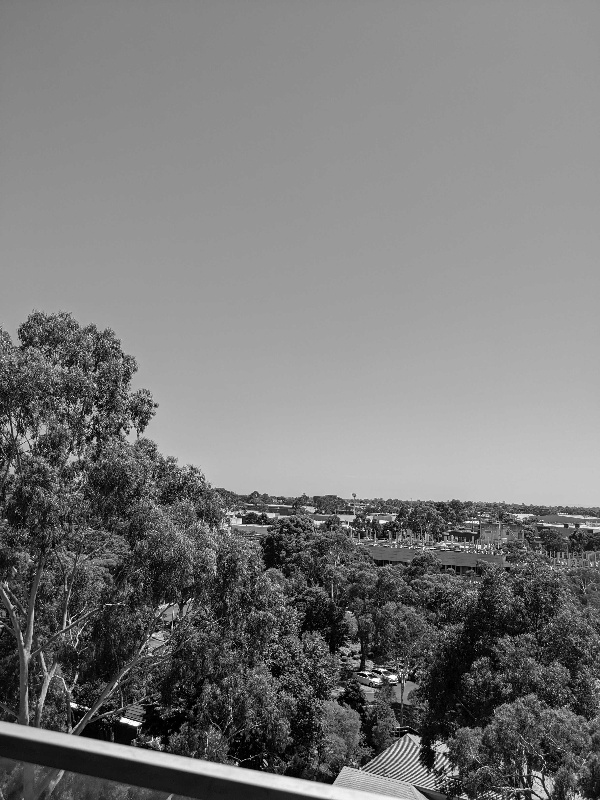
#> input picture Student pack/left.jpg, 600 x 800 px
$ jupyter execute --allow-errors Lab2_student_template_Parmis.ipynb
#> lines starting #> are read from the running program, lines starting #| are printed output that depends on the picture; after the words box and inside, x2 and y2 are one past the last pixel; in counts of white or black regions, pixels touching at a corner belong together
[cell 1]
import numpy as np
import cv2
from matplotlib import pyplot as plt

## Lab 2: Image Stitching with Homographies

In this lab, we will explore image stitching and panorama creation. You will use a homography to register two images together, and implement bilinear interpolation to help accomplish this. As part of the lab, you will also explore image enhancement strategies to improve the quality of image stitching at the seam (the join between two images) relying on your knowledge of image brightness and human perception of this. Collectively, tasks 1-5 will provide a final stitched image. In task 6, you will apply the same code written in tasks 1-5 to create a panorama image using your own photos.

* Task 1: Draw test points on the left image
* Task 2: Use a homography to find the location of these points in the right image
* Task 3: Bilinear interpolation of the right image pixels
* Task 4: Image stitching
* Task 5: Better blending
* Task 6: Now try your own!

### Academic integrity

Every lab submission will be screened for any collusion and/or plagiarism. Breaches of academic integrity will be investigated thoroughly and may result in a zero for the assessment along with interviews with the plagiarism officers at Monash University.

### Late submissions

The default late submission university penalty will apply.

### Lab Instructions and the Use of Generative AI

You may not use any built-in opencv functions for this lab, other than those used for loading/ saving an image, extracting and matching keypoints, and
computing homographies.
* You may use NumPy for array handling, and vectorizing your code (reducing
the number of for-loops) is encouraged.
* You should use Matplotlib to display images and any intermediate results.
* You may use generative AI.

### Grading
Each lab is worth 8%, and there are a number of sections and tasks with their own weighting. A task is only considered complete if you can demonstrate a working program and show an understanding of the underlying concepts. Note that later tasks should reuse code from earlier tasks.

Masks will be provided based on the correctness of the code, the quality of your results, comments indicating you understand your work, and a discussion of tasks provided at the end of the notebook.

# Task 1: Draw test points on the left image

Draw the following points on the left image as red crosses. Display the resulting image.

{446 , 499, 1}, {383, 590, 1}, {296 , 499, 1}, {282, 511, 1}, {401 , 508, 1}

Recall from lectures that these 3-element homogeneous coordinates can be transformed to 2D image pixel coordinates by dividing the first and second elements by the third (needed for later tasks).

[cell 2]
# Load the left and right images
left = cv2.imread('left.jpg', cv2.IMREAD_GRAYSCALE)
#> left is the input picture: shape (800, 600); min 0, max 255, mean 120.6
right = cv2.imread('right.jpg', cv2.IMREAD_GRAYSCALE)
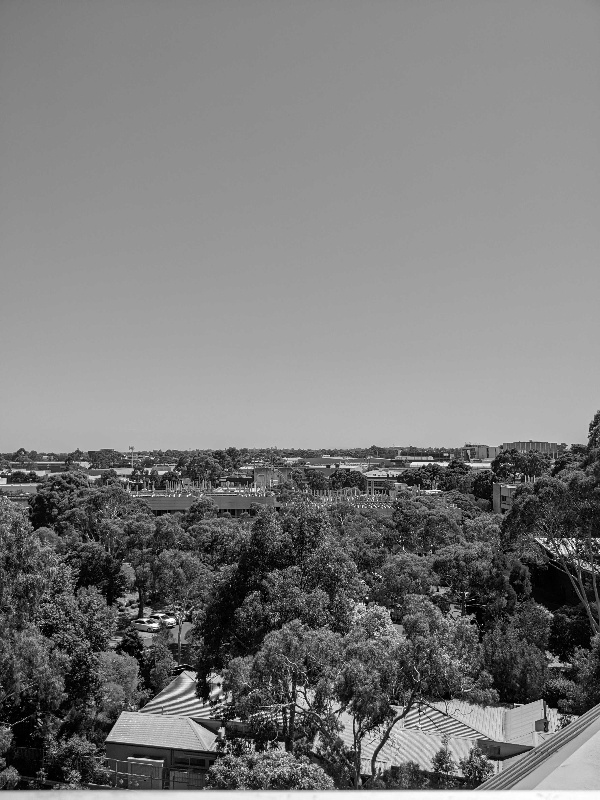
#> input picture Student pack/right.jpg, 600 x 800 px
#> right is the input picture: shape (800, 600); min 0, max 255, mean 122.2

# Convert to display format
left_display = cv2.cvtColor(left, cv2.COLOR_GRAY2BGR)

# Define test points in homogeneous coordinates
test_points_homo = np.array([
    [446, 499, 1],
    [383, 590, 1],
    [296, 499, 1],
    [282, 511, 1],
    [401, 508, 1]
], dtype=np.float32)

# Convert homogeneous coordinates to 2D image pixel coordinates
test_points_2d = test_points_homo[:, :2] / test_points_homo[:, 2:3]

# Draw red crosses on the left image
cross_size = 10
cross_thickness = 2
for point in test_points_2d:
    x, y = int(point[0]), int(point[1])
    # Draw horizontal line
    cv2.line(left_display, (x - cross_size, y), (x + cross_size, y), (0, 0, 255), cross_thickness)
    # Draw vertical line
    cv2.line(left_display, (x, y - cross_size), (x, y + cross_size), (0, 0, 255), cross_thickness)
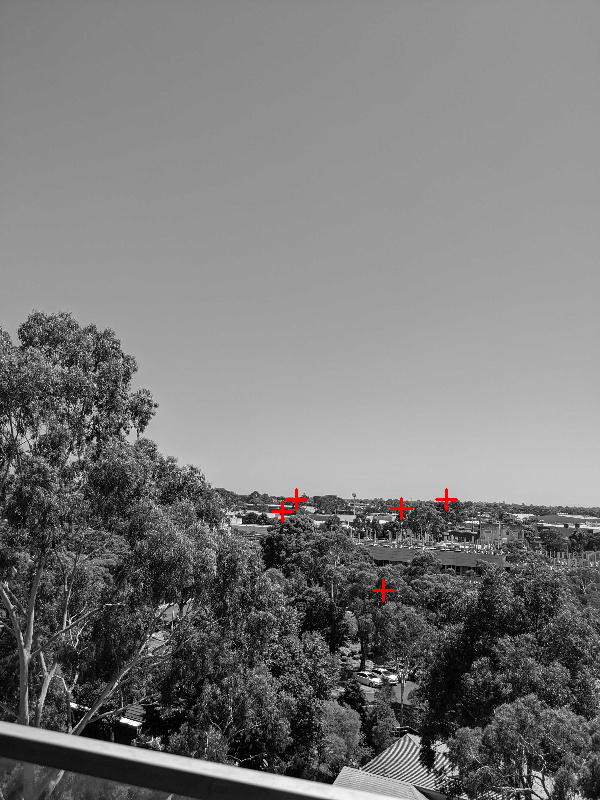
#> left_display: shape (800, 600, 3); 0.13% of pixels changed, all inside (x1, y1, x2, y2) = (271, 488, 458, 602)

print("Test points in homogeneous coordinates:")
print(test_points_homo)
print("\nTest points in 2D image coordinates:")
print(test_points_2d)

[cell 3]
# Display the left image with test points
plt.figure(figsize=(10, 8))
plt.imshow(cv2.cvtColor(left_display, cv2.COLOR_BGR2RGB))
plt.title('Left Image with Test Points (Red Crosses)')
plt.axis('off')
plt.tight_layout()
plt.show()

# Task 2: Use Homography to find right image points

The following homography transforms pixel coordinates between the left and right images as
$$ x_R = H x_L $$

\begin{bmatrix}
1.6011 & 0.0277 & -393.5701 \\
0.3242 & 1.5119 & -228.8918 \\
0.0009 & 0.0002 & 1.0000
\end{bmatrix}

Apply the homography to transform the left image points in Task 1 to their corresponding locations in the right image. Draw the transformed points as red crosses on the right image. Check your result before moving on.

[cell 4]
# Define the homography matrix H
H = np.array([
    [1.6011, 0.0277, -393.5701],
    [0.3242, 1.5119, -228.8918],
    [0.0009, 0.0002, 1.0000]
], dtype=np.float32)

# Transform the test points using the homography: x_R = H @ x_L
# Convert 2D points to homogeneous coordinates for transformation
test_points_homo_transformed = (H @ test_points_homo.T).T

# Convert transformed homogeneous coordinates back to 2D
test_points_transformed_2d = test_points_homo_transformed[:, :2] / test_points_homo_transformed[:, 2:3]

print("Transformed points in homogeneous coordinates:")
print(test_points_homo_transformed)
print("\nTransformed points in 2D image coordinates:")
print(test_points_transformed_2d)

[cell 5]
# Convert right image to display format and draw transformed points
right_display = cv2.cvtColor(right, cv2.COLOR_GRAY2BGR)

# Draw red crosses on the right image at transformed locations
for i, point in enumerate(test_points_transformed_2d):
    x, y = int(point[0]), int(point[1])
    if 0 <= x < right.shape[1] and 0 <= y < right.shape[0]:
        # Draw horizontal line
        cv2.line(right_display, (x - cross_size, y), (x + cross_size, y), (0, 0, 255), cross_thickness)
        # Draw vertical line
        cv2.line(right_display, (x, y - cross_size), (x, y + cross_size), (0, 0, 255), cross_thickness)
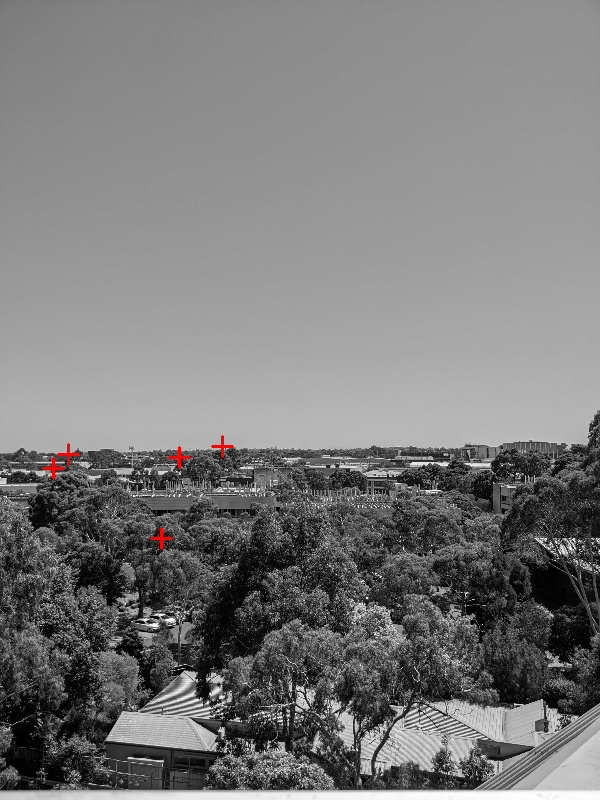
#> right_display: shape (800, 600, 3); 0.13% of pixels changed, all inside (x1, y1, x2, y2) = (42, 435, 234, 550)

# Display the right image with transformed points
plt.figure(figsize=(10, 8))
plt.imshow(cv2.cvtColor(right_display, cv2.COLOR_BGR2RGB))
plt.title('Right Image with Transformed Points (Red Crosses)')
plt.axis('off')
plt.tight_layout()
plt.show()

print("\nHomography matrix H:")
print(H)

# Task 3: Bilinear interpolation of the right image

The transformed coordinates can be in between pixel locations. Write a bilinear interpolation function to compute the intensity of the transformed pixel coordinate in right.jpg using intensity values from neighbouring pixel locations. Print the interpolated intensity value for each transformed point in Task 2. The first point should be around 176 whereas the last point should be around 73.

HINT: The bilinear interpolation function should take the transformed pixel coordinate and the intensity values of its four neighbours as input arguments, and should output the interpolated intensity value.

[cell 6]
def bilinear_interpolation(x, y, I_tl, I_tr, I_bl, I_br):
    """
    Perform bilinear interpolation at position (x, y).

    Args:
        x, y: Continuous coordinates within [0, 1]
        I_tl: Intensity at top-left corner
        I_tr: Intensity at top-right corner
        I_bl: Intensity at bottom-left corner
        I_br: Intensity at bottom-right corner

    Returns:
        Interpolated intensity value
    """
    # Bilinear interpolation formula:
    # I(x,y) = (1-x)(1-y)*I_tl + x(1-y)*I_tr + (1-x)y*I_bl + x*y*I_br

    one_minus_x = 1 - x
    one_minus_y = 1 - y

    interpolated = (one_minus_x * one_minus_y * I_tl +
                   x * one_minus_y * I_tr +
                   one_minus_x * y * I_bl +
                   x * y * I_br)

    return interpolated


def get_pixel_bilinear(image, x, y):
    """
    Get interpolated pixel value at continuous coordinates (x, y) in the image.

    Args:
        image: Input image (grayscale)
        x, y: Continuous coordinates

    Returns:
        Interpolated intensity value, or None if out of bounds
    """
    # Get the integer and fractional parts
    x_int, y_int = int(x), int(y)
    x_frac, y_frac = x - x_int, y - y_int

    height, width = image.shape

    # Check if we're close enough to the boundary for interpolation
    if x_int < 0 or x_int >= width - 1 or y_int < 0 or y_int >= height - 1:
        return None

    # Get the four neighbor pixels
    I_tl = float(image[y_int, x_int])
    I_tr = float(image[y_int, x_int + 1])
    I_bl = float(image[y_int + 1, x_int])
    I_br = float(image[y_int + 1, x_int + 1])

    # Perform bilinear interpolation
    interpolated_value = bilinear_interpolation(x_frac, y_frac, I_tl, I_tr, I_bl, I_br)

    return interpolated_value

[cell 7]
# Apply bilinear interpolation to each transformed point
print("Interpolated intensity values at transformed points:")
print("Point | Transformed Coordinates | Interpolated Intensity")
print("-" * 60)

interpolated_values = []
for i, point in enumerate(test_points_transformed_2d):
    x, y = point[0], point[1]
    intensity = get_pixel_bilinear(right, x, y)

    if intensity is not None:
        interpolated_values.append(intensity)
        print(f"{i+1:5d} | ({x:7.2f}, {y:7.2f})      | {intensity:7.2f}")
    else:
        print(f"{i+1:5d} | ({x:7.2f}, {y:7.2f})      | Out of bounds")
#> this loop made 5 passes
#> (I_tl in get_pixel_bilinear, I_tr in get_pixel_bilinear, I_bl in get_pixel_bilinear, I_br in get_pixel_bilinear, interpolated_value in get_pixel_bilinear, intensity) on passes 1 to 5: (176, 176, 176, 176, 176, 176), (40, 28, 53, 33, 38.47, 38.47), (69, 78, 43, 71, 69.83, 69.83), (58, 61, 58, 56, 58.19, 58.19), (120, 77, 88, 24, 74.51, 74.51)
#> (printed output is left out)
#> after the loop, interpolated_values = [176, 38.47, 69.83, 58.19, 74.51]

print("\n" + "="*60)
print(f"First point interpolated intensity: {interpolated_values[0]:.2f} (expected ~176)")
#| First point interpolated intensity: 176.00 (expected ~176)
print(f"Last point interpolated intensity:  {interpolated_values[-1]:.2f} (expected ~73)")
#| Last point interpolated intensity:  74.51 (expected ~73)

# Task 4: Image stitching

Create a 1200x800 (width x height) image and fill the left hand side of this image with the left image. This stitched image will use the left image coordinate system (xl) throughout the stitching process. Next, fill in the remaining pixels on the RHS by transforming their pixel coordinates (left image coordinates) to the right image coordinates via the homography from Task 2 and determining the intensity using your bilinear interpolation implementation. If the right pixel  coordinate is valid, generate the pixel value using bilinear interpolation, but if the right pixel coordinate is invalid, use a pixel value of zero. Display the stitching results. It should look like a wide-angle image with a visible seam where the two images join.

[cell 8]
# Get image dimensions
left_height, left_width = left.shape
right_height, right_width = right.shape

print(f"Left image size: {left_width} x {left_height}")
#| Left image size: 600 x 800
print(f"Right image size: {right_width} x {right_height}")
#| Right image size: 600 x 800

# Create the stitched image canvas (width x height)
canvas_width, canvas_height = 1200, 800

# Vectorized bilinear interpolation function - CRITICAL for efficiency
def bilinear_interpolation_vectorized(img, x, y):
    """
    Vectorized bilinear interpolation for arrays of coordinates.
    This is much more efficient than looping through individual pixels.
    """
    h, w = img.shape
    x = np.asarray(x, dtype=np.float64)
    y = np.asarray(y, dtype=np.float64)

    # Check which coordinates are valid (within bounds for interpolation)
    # We need to be at least 1 pixel from the edge to get 4 neighbors
    valid = (x >= 0) & (x < w - 1) & (y >= 0) & (y < h - 1)
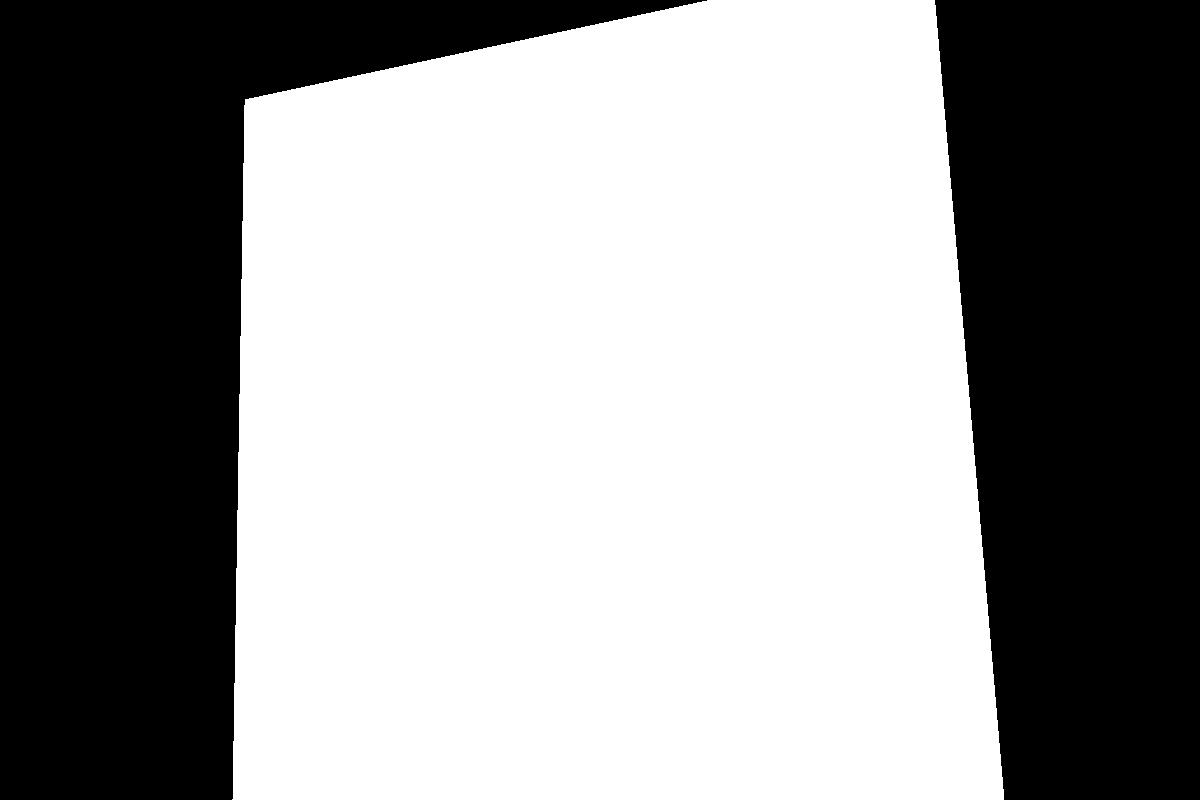
#> valid: shape (800, 1200) bool; 58.5% white; 2 black regions, box (x1, y1, x2, y2) and area: (0, 0, 707, 800) 214543, (935, 0, 1200, 800) 184185
    out = np.zeros_like(x, dtype=np.float64)

    if not np.any(valid):
        return out, valid

    # Extract valid coordinates
    xv = x[valid]
    yv = y[valid]

    # Get integer and fractional parts
    x0 = np.floor(xv).astype(int)
    y0 = np.floor(yv).astype(int)

    dx = xv - x0
    dy = yv - y0

    # Get the four neighboring pixels for bilinear interpolation
    I00 = img[y0,     x0    ].astype(np.float64)
    I10 = img[y0,     x0 + 1].astype(np.float64)
    I01 = img[y0 + 1, x0    ].astype(np.float64)
    I11 = img[y0 + 1, x0 + 1].astype(np.float64)

    # Bilinear interpolation formula:
    # I(x,y) = (1-dx)(1-dy)*I00 + dx(1-dy)*I10 + (1-dx)dy*I01 + dx*dy*I11
    out_valid = ((1 - dx) * (1 - dy) * I00 +
                 dx * (1 - dy) * I10 +
                 (1 - dx) * dy * I01 +
                 dx * dy * I11)

    out[valid] = out_valid
    return out, valid

# Create meshgrid of all output canvas coordinates
# This generates all (x, y) positions in the output canvas at once
xs, ys = np.meshgrid(np.arange(canvas_width), np.arange(canvas_height))

# CRITICAL: Apply homography H FORWARD to map canvas coords to right image coords
# The transformation is: point_right = H @ point_left
# This follows directly from Task 2 where we used the same H
#
# For homogeneous coordinates: [x_r; y_r; 1] = H @ [x_l; y_l; 1]
# After perspective division: x_r = h00*x_l + h01*y_l + h02 / (h20*x_l + h21*y_l + h22)
#                             y_r = h10*x_l + h11*y_l + h12 / (h20*x_l + h21*y_l + h22)

denom = H[2, 0] * xs + H[2, 1] * ys + H[2, 2]
x_right = (H[0, 0] * xs + H[0, 1] * ys + H[0, 2]) / denom
y_right = (H[1, 0] * xs + H[1, 1] * ys + H[1, 2]) / denom

# Apply vectorized bilinear interpolation to all coordinates at once
# This samples from the right image at all transformed coordinates
warped_right, valid_mask = bilinear_interpolation_vectorized(right, x_right, y_right)

# Reshape to canvas dimensions
warped_right = warped_right.reshape(canvas_height, canvas_width)
valid_mask = valid_mask.reshape(canvas_height, canvas_width)

# Create the stitched image
stitched = np.zeros((canvas_height, canvas_width), dtype=np.float64)

# Fill left side with left image
stitched[:left_height, :left_width] = left.astype(np.float64)

# Fill right side: only use warped right image where valid pixels exist
# Create a mask for RHS pixels that have valid right image data
rhs_mask = np.zeros_like(valid_mask)
rhs_mask[:, left_width:] = valid_mask[:, left_width:]
#> rhs_mask: shape (800, 1200) bool; 30.7% white; 1 white region, box (x1, y1, x2, y2) and area: (600, 0, 1004, 800) 294542
stitched[rhs_mask] = warped_right[rhs_mask]
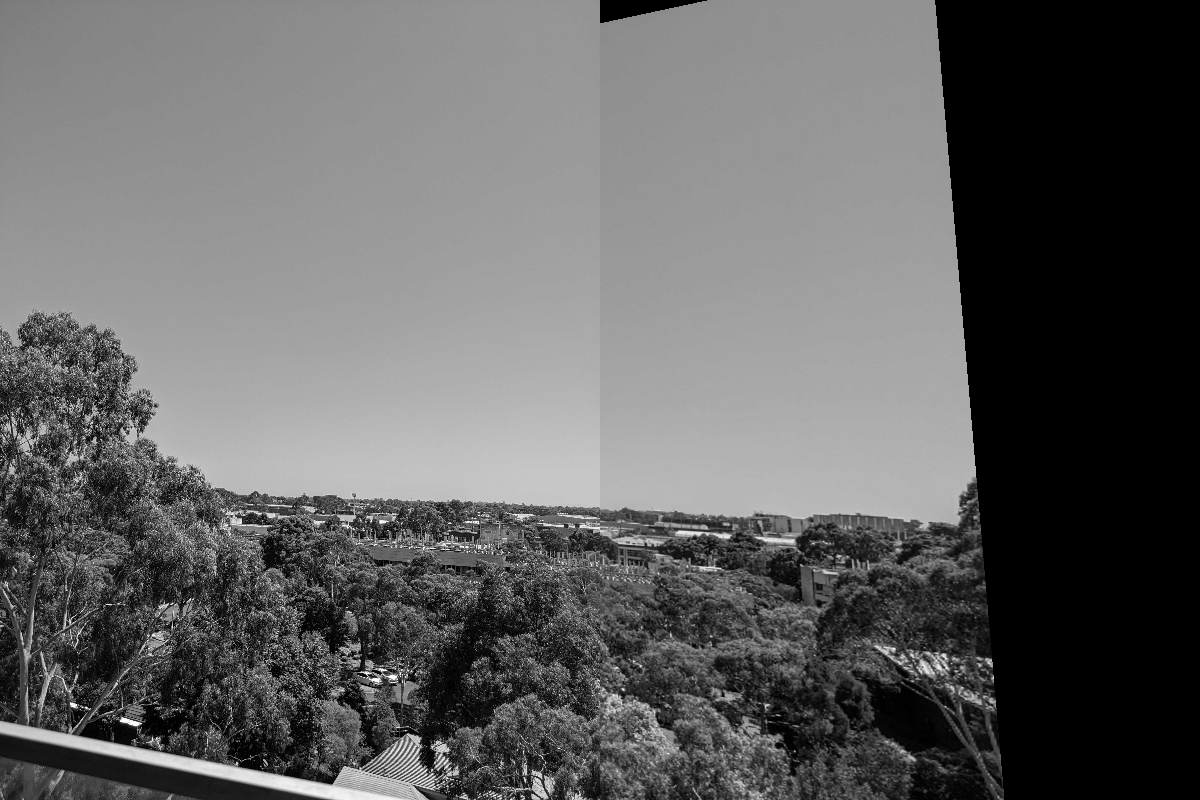
#> stitched: shape (800, 1200) float64; min 0, max 255, mean 98.4

# Convert to uint8 for display
stitched = np.clip(stitched, 0, 255).astype(np.uint8)

print("Stitching complete!")
print(f"Output canvas size: {canvas_width} x {canvas_height}")
print(f"Number of valid pixels on RHS: {np.sum(rhs_mask)}")
#| Number of valid pixels on RHS: 294542
#> (the rest of the program and of its run is left out)
